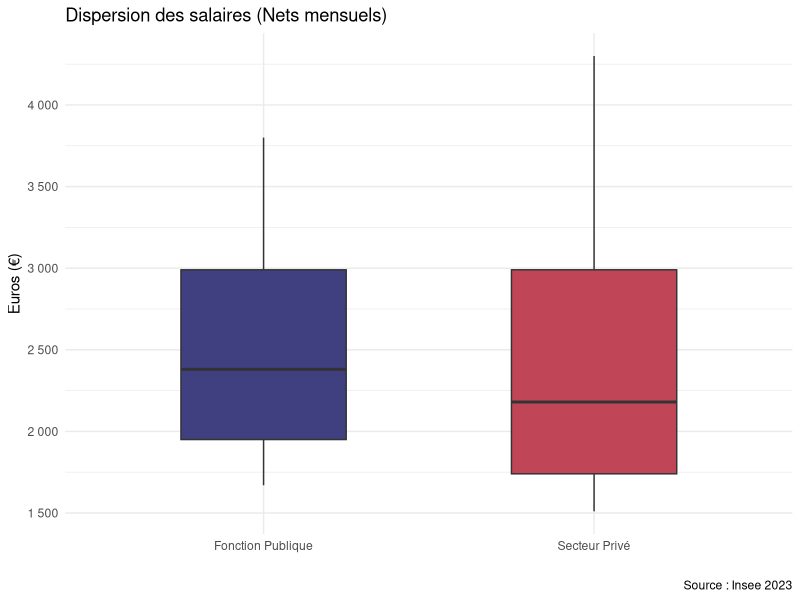
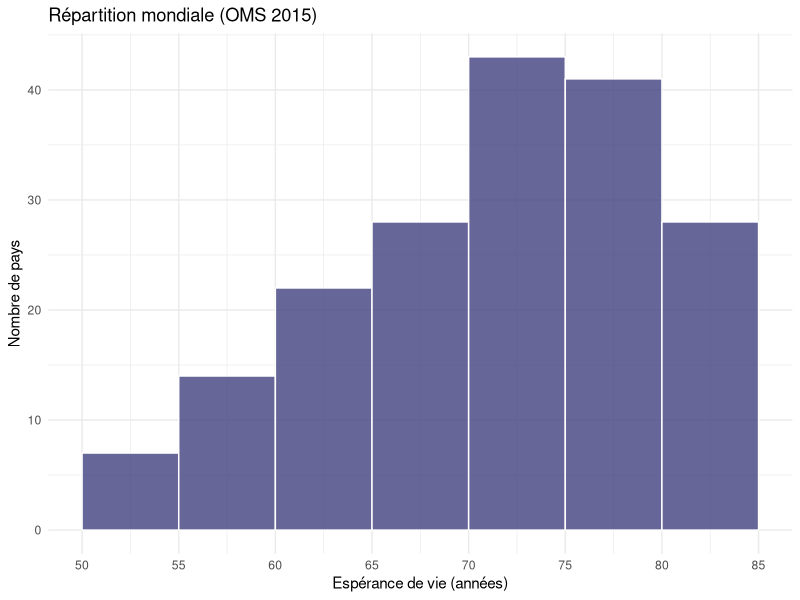
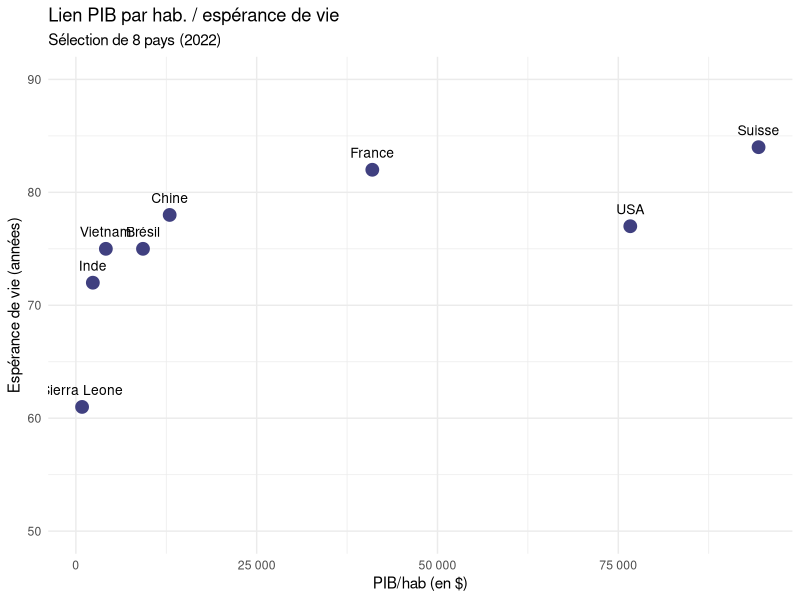
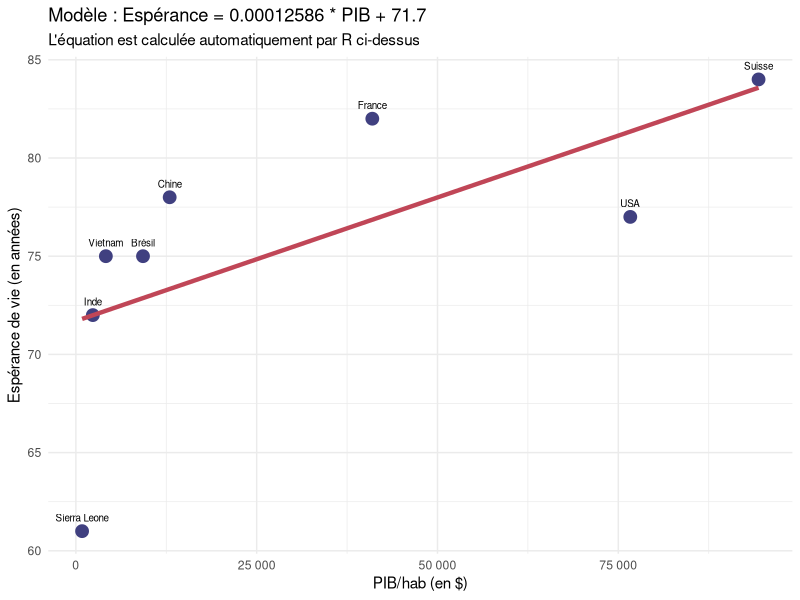

Write R code to recreate these figures, in order.
## ---- chunk 1
#| label: fig-salaires
#| fig-cap: "Dispersion des salaires"
#| echo: true
#| code-fold: true
#| output-location: default
#| code-summary: "Voir le code R"
#| fig-height: 5
#| fig-width: 9
#| lightbox: true

library(ggplot2)

# 1. On crée la "DB" (le petit tableau de données) manuellement
df_salaires <- data.frame(
  Secteur = c("Secteur Privé", "Fonction Publique"),
  D1      = c(1510, 1670),  
  Q1      = c(1740, 1950),  
  Mediane = c(2180, 2380),  
  Q3      = c(2990, 2990),  
  D9      = c(4300, 3800)   
)

# 2. On génère le graphique
ggplot(df_salaires, aes(x = Secteur, fill = Secteur)) +
  geom_boxplot(
    aes(ymin = D1, lower = Q1, middle = Mediane, upper = Q3, ymax = D9),
    stat = "identity",  
    width = 0.5         
  ) +
  scale_fill_manual(values = c("#404080", "#C04657")) + 
  labs(
    title = "Dispersion des salaires (Nets mensuels)",
    y = "Euros (€)",
    x = "",
    caption = "Source : Insee 2023"
  ) +
  
  scale_y_continuous(labels = scales::label_number(big.mark = " ")) + # Séparateur de milliers
  
  theme_minimal() +
  theme(legend.position = "none")
## ---- chunk 2
#| label: fig-histo
#| fig-cap: "Distribution mondiale de l'espérance de vie (183 pays, OMS 2015)"
#| echo: true
#| code-fold: true
#| code-summary: "Voir le code R"
#| fig-height: 5
#| lightbox: true

library(ggplot2)

# 1. Données
df_pays <- data.frame(
  Esp_Vie = c(
    83.7, 83.4, 83.1, 82.8, 82.8, 82.7, 82.7, 82.5, 82.4, 82.4, 
    82.3, 82.2, 82.0, 81.9, 81.81, 81.8, 81.7, 81.6, 81.5, 81.4, 
    81.2, 81.1, 81.0, 81.0, 80.8, 80.6, 80.5, 80.5, 79.6, 79.1, 
    79.1, 78.8, 78.5, 78.2, 78.1, 78.0, 77.8, 77.8, 77.7, 77.6, 
    77.5, 77.4, 77.1, 77.0, 76.9, 76.7, 76.7, 76.6, 76.4, 76.3, 
    76.2, 76.2, 76.1, 76.1, 76.1, 76.0, 75.9, 75.8, 75.7, 75.6, 
    75.6, 75.5, 75.5, 75.5, 75.3, 75.2, 75.0, 75.0, 75.0, 74.9, 
    74.9, 74.9, 74.8, 74.8, 74.8, 74.7, 74.6, 74.6, 74.6, 74.5, 
    74.5, 74.4, 74.3, 74.1, 74.1, 74.0, 74.0, 73.9, 73.6, 73.6, 
    73.5, 73.5, 73.3, 73.2, 73.2, 72.7, 72.7, 72.3, 72.1, 72.0, 
    71.9, 71.8, 71.6, 71.3, 71.2, 71.1, 70.9, 70.7, 70.6, 70.5, 
    70.2, 70.1, 69.9, 69.8, 69.7, 69.4, 69.4, 69.2, 69.2, 69.1, 
    68.9, 68.8, 68.7, 68.5, 68.3, 68.3, 67.5, 66.7, 66.6, 66.4, 
    66.3, 66.3, 66.2, 66.1, 66.0, 65.8, 65.7, 65.7, 65.7, 65.5, 
    64.8, 64.7, 64.7, 64.5, 64.1, 63.5, 63.5, 63.5, 63.4, 63.1, 
    62.9, 62.9, 62.4, 62.3, 61.8, 61.8, 61.8, 61.4, 61.1, 60.7, 
    60.5, 60.0, 59.9, 59.9, 59.8, 59.6, 59.0, 58.9, 58.9, 58.3, 
    58.2, 58.2, 57.6, 57.3, 57.3, 55.0, 54.5, 53.7, 53.3, 53.1, 
    52.5, 52.4, 50.1
  )
)

# 2. Histogramme avec bornes strictes
ggplot(df_pays, aes(x = Esp_Vie)) +
  geom_histogram(
    breaks = seq(50, 85, 5), # On impose les coupures : 50, 55, 60...
    closed = "left",        # [50, 55[ (50 inclus, 55 exclu) - Un standard en démographie
    
    fill = "#404080",       
    color = "white",
    alpha = 0.8
  ) +
  labs(
    y = "Nombre de pays",
    x = "Espérance de vie (années)",
    title = "Répartition mondiale (OMS 2015)"
  ) +
  theme_minimal() +
  # Légende de l'ordonnée
  scale_y_continuous(breaks = seq(0, 60, 10)) +
  
  # Légende de l'abscisse X :
  scale_x_continuous(breaks = seq(50, 85, 5))
## ---- chunk 3
#| label: fig-nuage-reel
#| fig-cap: "Lien PIB par hab / espérance de vie (source : Banque Mondiale 2022)"
#| echo: true
#| code-fold: true
#| code-summary: "Voir le code R"
#| fig-height: 5
#| lightbox: true

library(ggplot2)

# Données exactes (Banque Mondiale 2022)
df_demo <- data.frame(
  Pays = c("Sierra Leone", "Inde", "Vietnam", "Brésil", "Chine", "France", "USA", "Suisse"),
  PIB = c(860, 2347, 4147, 9281, 12970, 40988, 76657, 94394),
  Esp_Vie = c(61, 72, 75, 75, 78, 82, 77, 84)
)

ggplot(df_demo, aes(x = PIB, y = Esp_Vie)) +
  geom_point(size = 4, color = "#404080") +
  # Ajustement des étiquettes pour éviter qu'elles ne se chevauchent
  geom_text(aes(label = Pays), vjust = -1.2, size = 3.5) + 
  
  # Axe X : Format monétaire propre
  scale_x_continuous(labels = scales::label_number(big.mark = " "), limits = c(0, 100000)) +
  
  scale_x_continuous(labels = scales::label_number(big.mark = " ")) +
  
  labs(title = "Lien PIB par hab. / espérance de vie", 
       subtitle = "Sélection de 8 pays (2022)",
       x = "PIB/hab (en $)", y = "Espérance de vie (années)") +
  theme_minimal() +
  ylim(50, 90)
## ---- chunk 4
#| label: calc-cor
#| echo: true
#| code-fold: true
#| code-summary: "Vérifier le calcul en R"

# Nos données
pib <- c(860, 2347, 4147, 9281, 12970, 40988, 76657, 94394)
esp <- c(61, 72, 75, 75, 78, 82, 77, 84)

# Calcul direct
resultat <- cor(pib, esp)
# Affiche le résultat
print(paste("Le coefficient de corrélation est de :", round(resultat, 2)))
## ---- chunk 5
#| label: fig-reg-calc
#| fig-cap: "Modèle linéaire calculé"
#| echo: true
#| code-fold: true
#| code-summary: "Voir le code R et le calcul"
#| fig-height: 4.5
#| lightbox: true

library(ggplot2)

# 1. Données
df_demo <- data.frame(
  Pays = c("Sierra Leone", "Inde", "Vietnam", "Brésil", "Chine", "France", "USA", "Suisse"),
  PIB = c(860, 2347, 4147, 9281, 12970, 40988, 76657, 94394),
  Esp_Vie = c(61, 72, 75, 75, 78, 82, 77, 84)
)

# 2. Le Calcul (La machine à prédiction)
modele <- lm(Esp_Vie ~ PIB, data = df_demo)
coeffs <- coef(modele)
b_socle <- round(coeffs[1], 1)       # L'ordonnée à l'origine
a_pente <- format(coeffs[2], scientific=FALSE, digits=5) # La pente

# 3. Le Graphique
ggplot(df_demo, aes(x = PIB, y = Esp_Vie)) +
  geom_point(size = 4, color = "#404080") +
  geom_smooth(method = "lm", se = FALSE, color = "#C04657", size = 1.5) +
  geom_text(aes(label = Pays), vjust = -1.2, size = 2.5) +
  scale_x_continuous(labels = scales::label_number(big.mark = " ")) +
  labs(
    title = paste0("Modèle : Espérance = ", a_pente, " * PIB + ", b_socle),
    subtitle = "L'équation est calculée automatiquement par R ci-dessus",
    x = "PIB/hab (en $)", y = "Espérance de vie (en années)"
  ) +
  theme_minimal()
